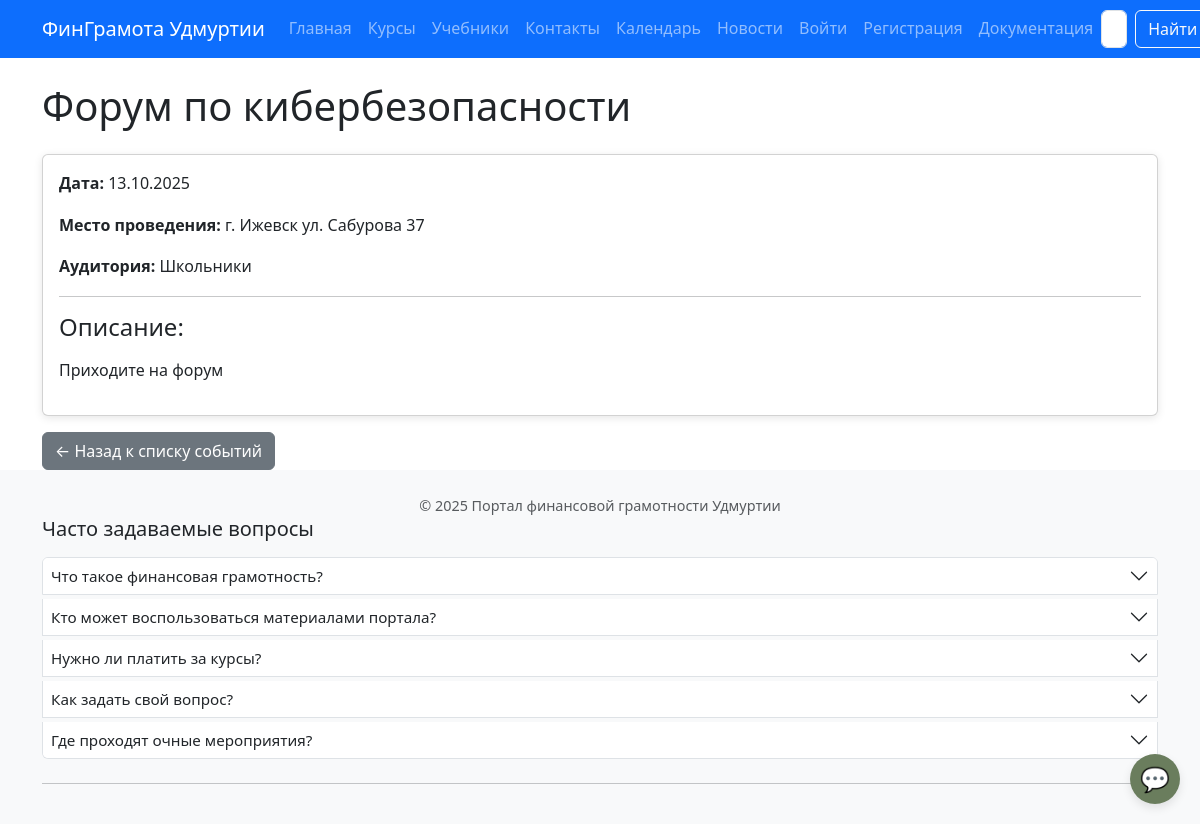
Before: /events/3/ with the older database file.
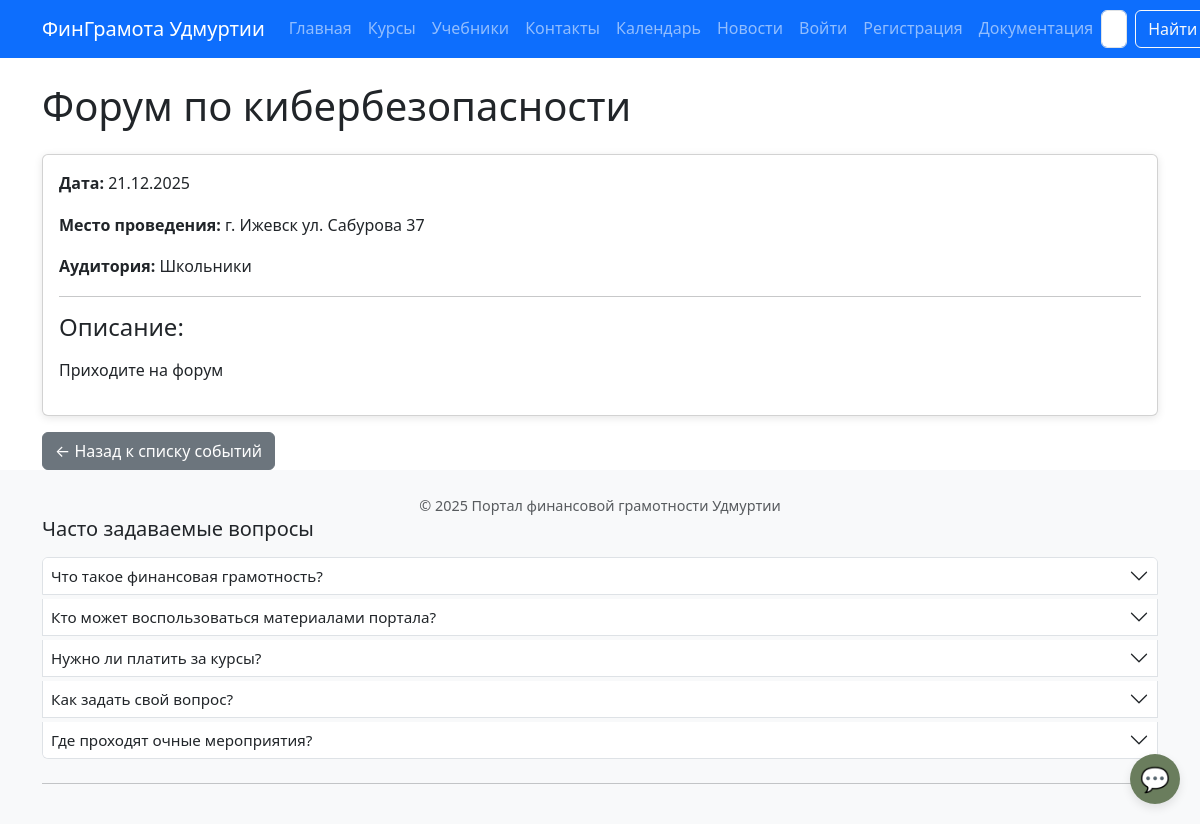
After: the same page with the newer database file.
### core/models.py (models this page shows, shortened)
class Event(models.Model):
    title = models.CharField(max_length=200)
    description = models.TextField()
    date = models.DateField()
    location = models.CharField(max_length=200)
    audience = models.CharField(max_length=50, choices=AUDIENCE_CHOICES, default='все')

### core/views.py (the view)
# urls.py: path('events/<int:event_id>/', views.event_detail_view, name='event_detail'),
def event_detail_view(request, event_id):
    event = get_object_or_404(Event, id=event_id)
    return render(request, 'core/event_detail.html', {'event': event})

### templates/core/event_detail.html
{% extends 'base.html' %}
{% block content %}
<h1>{{ event.title }}</h1>
<div class="card mt-4">
    <div class="card-body">
        <p><strong>Дата:</strong> {{ event.date|date:"d.m.Y" }}</p>
        <p><strong>Место проведения:</strong> {{ event.location }}</p>
        <p><strong>Аудитория:</strong> {{ event.get_audience_display }}</p>
        <hr>
        <h4>Описание:</h4>
        <p>{{ event.description|linebreaks }}</p>
    </div>
</div>
<a href="{% url 'core:events' %}" class="btn btn-secondary mt-3">← Назад к списку событий</a>
{% endblock %}

Changed rows visible on the page:
changed Event "Форум по кибербезопасности": date "13.10.2025" → "21.12.2025"
